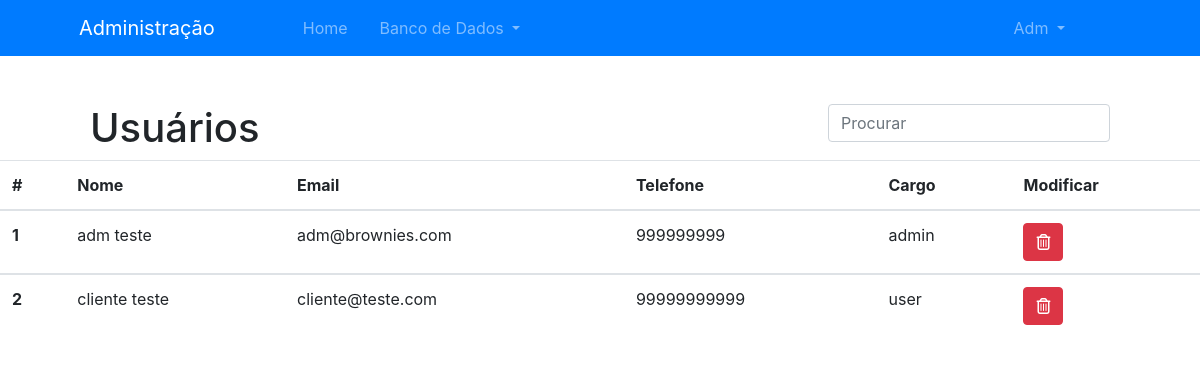
The app's page /admin/usuarios (signed in) with its own data.
### models.py (models this page shows, shortened)
class User(UserMixin, db.Model):
    id = db.Column(db.Integer, primary_key=True)
    role = db.Column(db.Enum("user", "admin"), nullable=False, default='user')  # Role of the user, limits the access to certain pages
    name = db.Column(db.String(100), nullable=False)
    surname = db.Column(db.String(100), nullable=False)
    email = db.Column(db.String(100), unique=True, nullable=False)
    phone = db.Column(db.String(15), unique=True, nullable=False)
    password = db.Column(db.String(100), nullable=False)
    orders = db.relationship('Order', backref='order')

### views.py (the view)
@views.route('/admin/usuarios')
@login_required
def admin_users():
    if current_user.role == 'admin':
        users = User.query.all()
        return render_template('admin/users.html', users=users)
    else:
        return redirect(url_for('views.homepage'))

### __init__.py (called while the page is built)
def create_app(config_file='config.py'):
    app = Flask(__name__)
    app.config.from_pyfile(config_file)
    db.init_app(app)
    login_manager.login_view = 'auth.login'
    login_manager.init_app(app)
    from .models import User
    @login_manager.user_loader
    def load_user(user_id):
        return User.query.get(int(user_id))
    from .models import models
    app.register_blueprint(models)
    from .views import views
    app.register_blueprint(views)
    from .auth import auth
    app.register_blueprint(auth)
    return app

### templates/admin/users.html (shortened to what this page needs)
{% extends 'admin/base.html' %}
{% block page %}
    <div class="box mx-auto mt-5 mb-2 d-none d-sm-block">
        <h1 class="d-inline">Usuários</h1>
        <div class="float-right">
            <input class="form-control mr-sm-2" type="search" id="tableSearch" onkeyup="searchInTable()" placeholder="Procurar" aria-label="Search">
        </div>
    </div>
    <div class="table-responsive box mx-auto">
        <table class="table table-hover">
            <thead>
                <tr>
                    <th scope="col">#</th>
                    <th scope="col">Nome</th>
                    <th scope="col">Email</th>
                    <th scope="col">Telefone</th>
                    <th scope="col">Cargo</th>
                    <th scope="col">Modificar</th>
                </tr>
            </thead>
            {% for user in users %}
            <tbody class="searchable">
                <tr style="cursor: pointer;">
                    <th scope="row">{{ user.id }}</th>
                    <td data-href="{{ url_for('views.admin_user_detail', id=user.id) }}">{{ user.name }} {{ user.surname }}</td>
                    <td data-href="{{ url_for('views.admin_user_detail', id=user.id) }}">{{ user.email }}</td>
                    <td data-href="{{ url_for('views.admin_user_detail', id=user.id) }}">{{ user.phone }}</td>
                    <td data-href="{{ url_for('views.admin_user_detail', id=user.id) }}">{{ user.role }}</td>
                    <td>
                        <button type="button" class="btn btn-danger" data-toggle="modal" data-target="#modalDelete{{ user.id }}">
                            <i class="far fa-trash-alt"></i>
                        </button>
                    </td>
                </tr>
            </tbody>
            {% endfor %}
        </table>
    </div>
{% endblock %}

### templates/admin/base.html (shortened to what this page needs)
<!DOCTYPE html>
<html lang="pt-br">
<head>
    <link rel="stylesheet" type="text/css" href="{{ url_for('static', filename='css/admin.css') }}">
    <link rel="stylesheet" href="https://maxcdn.bootstrapcdn.com/bootstrap/4.0.0/css/bootstrap.min.css"
>
</head>
<body>
    <nav class="navbar sticky-top navbar-expand-lg bg-primary navbar-dark d-none d-sm-block">
        <div class="collapse navbar-collapse container-fluid" id="navbarNav">
            <ul class="navbar-nav">
                <a class="navbar-brand ml-5" href="{{ url_for('views.admin') }}">
                    <span>Administração</span>
                </a>
                <li class="nav-item px-3 ml-5 my-auto">
                    <a class="nav-link nav-text" href="{{ url_for('views.admin') }}">Home</a>
                </li>
                <li class="nav-item dropdown mr-5">
                    <a class="nav-link dropdown-toggle" href="#" id="navbarDropdownMenuLink" role="button" data-toggle="dropdown" aria-haspopup="true" aria-expanded="false">
                      Banco de Dados
                    </a>
                </li>
            </ul>
            <ul class="navbar-nav mr-5">
                <li class="nav-item dropdown mr-5">
                    <a class="nav-link dropdown-toggle" href="#" id="navbarDropdownMenuLink" role="button" data-toggle="dropdown" aria-haspopup="true" aria-expanded="false">
                      {{ current_user.name|capitalize }}
                    </a>
                </li>
            </ul>
        </div>
    </nav>
    {% block page %}
    {% endblock %}
</body>
</html>

### static/css/admin.css (style rules this page uses)
.box { width: 85%; }

### records on screen
User: name "Adm", id "1", name "adm", surname "teste", email "adm@brownies.com", phone "999999999", role "admin"
User: id "2", name "cliente", surname "teste", email "cliente@teste.com", phone "99999999999", role "user"
